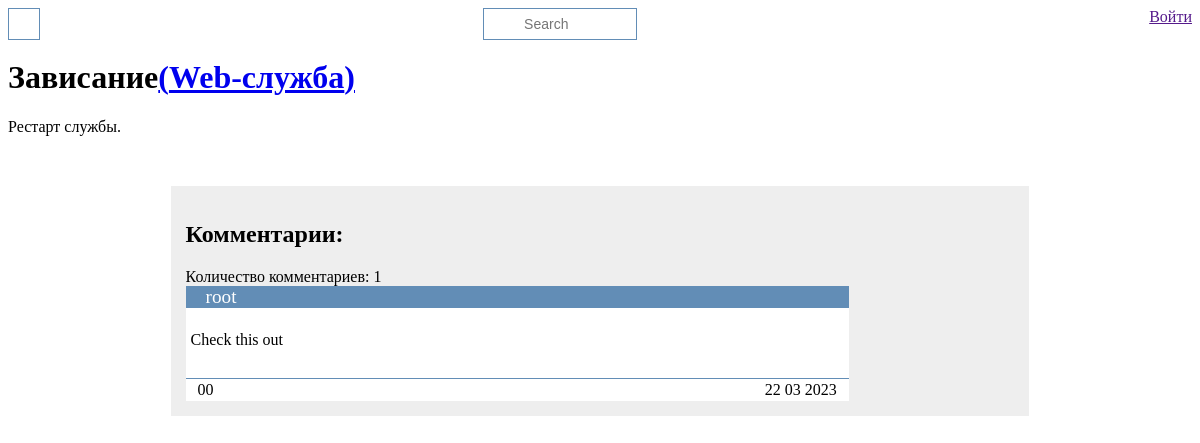
Page /symptom/2 on the committed database.
### problem/models.py (models this page shows, shortened)
class Symptom(models.Model):
    name        = models.CharField(max_length=100)
    description = models.TextField(blank=True)
    problem     = models.ForeignKey(Problem, on_delete=models.CASCADE)
    comments    = GenericRelation('Comment')

class Problem(models.Model):
    name        = models.CharField(max_length=100)
    description = models.CharField(max_length=150, blank=True)
    solution    = models.TextField(blank=True)
    comments    = GenericRelation("Comment")
    def get_absolute_url(self):
        return reverse("problem_detail", kwargs={"pk": self.pk})
    def __str__(self):
        return self.name

class Comment(MPTTModel):
    parent = TreeForeignKey('self', blank=True, null=True, verbose_name="Родительская категория", related_name="children", on_delete=models.CASCADE, editable=False)
    user = models.ForeignKey(User, blank=True, null=True, on_delete=models.CASCADE, verbose_name="Пользователь")
    body = models.TextField(verbose_name="Комментарий")
    like = models.IntegerField(default=0, verbose_name="like")
    dislike = models.IntegerField(default=0, verbose_name="dislike")
    user_like = models.ManyToManyField(User, verbose_name="Кто поставил лайк", related_name="users_like", blank=True)
    user_dislike = models.ManyToManyField(User, verbose_name="Кто поставил дизлайк", related_name="users_dislike", blank=True)
    count_comment = models.IntegerField(default=0, verbose_name="Количество комментариев")
    is_active = models.BooleanField(default=False, verbose_name="Модерация")
    created = models.DateTimeField(auto_now_add=True, verbose_name="Создан")
    updated = models.DateTimeField(auto_now=True, verbose_name="Обновлен")
    content_type = models.ForeignKey(ContentType, on_delete=models.CASCADE)
    object_id = models.PositiveIntegerField()
    content_object = GenericForeignKey("content_type", "object_id")
    class Meta:
        verbose_name = "Комментарий"
        verbose_name_plural = "Коментарии"
        ordering = ["-created"]

### problem/views.py (the view)
# urls.py: path("symptom/<slug:pk>", views.SymptomDetailView.as_view(), name="symptom_detail"),
class SymptomDetailView(generic.DetailView):
    model = Symptom

### problem/templatetags/forms.py
class CommentForm(forms.ModelForm):
    class Meta:
        model = Comment
        fields = ("body",)
        labels = {
            "body": ""
        }

### problem/templatetags/comments.py (called while the page is built)
@register.inclusion_tag(filename="add_comment.html")
def add_comment(obj, request):
    form_initial = {"content_type": ContentType.objects.get_for_model(obj), "object_id": obj.pk}
    comments = obj.comments.filter(is_active=True).order_by("-created")
    all_coments = comments.count()
    paginator = Paginator(comments, 5)
    page = request.GET.get('page')
    comments = paginator.get_page(page)
    form = CommentForm(initial=form_initial)
    return {
        "comments": comments,
        "all_comment": all_coments,
        "request": request,
        "form": form,
        "obj": obj,
        "content_type": ContentType.objects.get_for_model(obj),
    }

### problem/templates/problem/symptom_detail.html
{% extends 'base_generic.html' %}
{% block content %}
    <h1>{{ symptom.name }}<a href="{{ symptom.problem.get_absolute_url }}">({{ symptom.problem }})</a></h1>
    <div class="symptom-description">
        {{ symptom.description }}
    </div>
{% endblock content %}
{% block comment %}
    {% load comments %}
    {% add_comment symptom request%}
{% endblock comment %}

### problem/templates/add_comment.html (shortened to what this page needs)
<div class="comment-tree">
    <h2 class="subtitle is-4">Комментарии:</h2>
    <span class="comment-count">Количество комментариев: {{ all_comment }}</span>
    <div class="comment-container">
        {% for comment in comments %}
            <div class="comment">
                <span class="comment-author">{{ comment.user }}</span>
                <div class="comment-body">
                    {{ comment.body.strip }}
                </div>
                <div class="comment-footer">
                    <div class="ld-container" data-id="{{ comment.pk }}">
                        {% if request.user in comment.user_like.all %}
                            <span class="likes selected">{{ comment.like }} </span>
                        {% else %}
                        <span class="likes">{{ comment.like }} </span>
                        {% endif %}
                        {% if request.user in comment.user_dislike.all %}
                            <span class="dislikes selected">{{ comment.dislike }}</span>
                        {% else %}
                            <span class="dislikes">{{ comment.dislike }}</span>
                        {% endif %}
                    </div>
                    <span class="comment-date">
                        {{ comment.created|date:"d m Y" }}
                    </span>
                </div>
            </div>
        {% endfor %}
    </div>
</div>

### problem/static/css/style.css (style rules this page uses)
:root { --main-container-bg-color: #eee; --main-border-color: #628DB6; --main-solution-color: #c9f0dd; --main-card-bg-color: whitesmoke; --hover-color: rgb(175, 175, 175); --comment-color: rgb(125, 225, 255); --comment-color-hover: rgb(79, 209, 248); --dangerous-color: #FF4040; }
.comment-tree { display: flex; width: 70%; margin: auto; margin-top: 50px; padding: 15px; background-color: var(--main-container-bg-color); justify-content: center; flex-direction: column; }
.username, .comment-author { padding-left: 20px; background-color: var(--main-border-color); color: white; font-size: larger; }
.comment-container { display: flex; flex-direction: column; gap: 15px; }
.comment { display: flex; justify-content: center; flex-direction: column; width: 80%; }
.comment-body { min-height: 60px; padding: 5px; background-color: white; border-bottom:1px solid var(--main-border-color); white-space: pre-line; }
.comment-footer { display: flex; min-height: 20px; padding-left: 10px; padding-right: 10px; justify-content: space-between; background-color: white; }
.comment-footer > * { display: flex; justify-content: center; align-items: center; margin: 2px; }
.likes, .dislikes { cursor: pointer; }
.likes::before { content: url('https://api.iconify.design/uiw/like-o.svg'); }
.dislikes::before { content: url('https://api.iconify.design/uiw/dislike-o.svg'); }

### rows in the picture
Symptom: name "Зависание", problem "Web-служба", description "Рестарт службы."
Comment: user "root", body.strip "Check this out", like "0", dislike "0", created "22 03 2023"

### other values in the picture
{{ all_comment }} "1"
